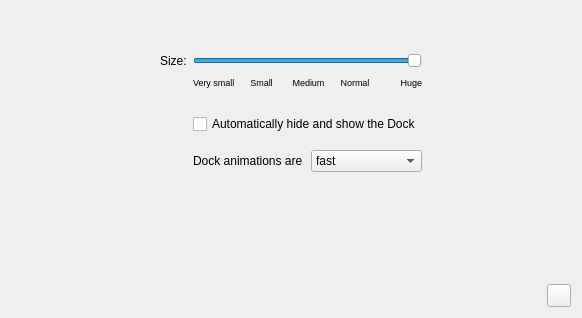
<?xml version="1.0" encoding="UTF-8"?>
<ui version="4.0">
 <class>dockFrm</class>
 <widget class="QWidget" name="dockFrm">
  <property name="geometry">
   <rect>
    <x>0</x>
    <y>0</y>
    <width>582</width>
    <height>318</height>
   </rect>
  </property>
  <property name="windowTitle">
   <string>Form</string>
  </property>
  <layout class="QGridLayout" name="gridLayout">
   <item row="0" column="2">
    <spacer name="verticalSpacer_2">
     <property name="orientation">
      <enum>Qt::Vertical</enum>
     </property>
     <property name="sizeType">
      <enum>QSizePolicy::Fixed</enum>
     </property>
     <property name="sizeHint" stdset="0">
      <size>
       <width>20</width>
       <height>40</height>
      </size>
     </property>
    </spacer>
   </item>
   <item row="1" column="0">
    <spacer name="horizontalSpacer_2">
     <property name="orientation">
      <enum>Qt::Horizontal</enum>
     </property>
     <property name="sizeHint" stdset="0">
      <size>
       <width>128</width>
       <height>20</height>
      </size>
     </property>
    </spacer>
   </item>
   <item row="1" column="1">
    <widget class="QLabel" name="label">
     <property name="text">
      <string>Size:</string>
     </property>
    </widget>
   </item>
   <item row="1" column="2">
    <widget class="QSlider" name="dockSizeSld">
     <property name="minimum">
      <number>30</number>
     </property>
     <property name="maximum">
      <number>100</number>
     </property>
     <property name="value">
      <number>100</number>
     </property>
     <property name="orientation">
      <enum>Qt::Horizontal</enum>
     </property>
    </widget>
   </item>
   <item row="1" column="3">
    <spacer name="horizontalSpacer_3">
     <property name="orientation">
      <enum>Qt::Horizontal</enum>
     </property>
     <property name="sizeHint" stdset="0">
      <size>
       <width>128</width>
       <height>20</height>
      </size>
     </property>
    </spacer>
   </item>
   <item row="2" column="2">
    <layout class="QHBoxLayout" name="horizontalLayout_2">
     <item>
      <widget class="QLabel" name="label_2">
       <property name="font">
        <font>
         <pointsize>7</pointsize>
        </font>
       </property>
       <property name="text">
        <string>Very small</string>
       </property>
      </widget>
     </item>
     <item>
      <widget class="QLabel" name="label_3">
       <property name="font">
        <font>
         <pointsize>7</pointsize>
        </font>
       </property>
       <property name="text">
        <string>Small</string>
       </property>
       <property name="alignment">
        <set>Qt::AlignCenter</set>
       </property>
      </widget>
     </item>
     <item>
      <widget class="QLabel" name="label_4">
       <property name="font">
        <font>
         <pointsize>7</pointsize>
        </font>
       </property>
       <property name="text">
        <string>Medium</string>
       </property>
       <property name="alignment">
        <set>Qt::AlignCenter</set>
       </property>
      </widget>
     </item>
     <item>
      <widget class="QLabel" name="label_5">
       <property name="font">
        <font>
         <pointsize>7</pointsize>
        </font>
       </property>
       <property name="text">
        <string>Normal</string>
       </property>
       <property name="alignment">
        <set>Qt::AlignCenter</set>
       </property>
      </widget>
     </item>
     <item>
      <widget class="QLabel" name="label_6">
       <property name="font">
        <font>
         <pointsize>7</pointsize>
        </font>
       </property>
       <property name="text">
        <string>Huge</string>
       </property>
       <property name="alignment">
        <set>Qt::AlignRight|Qt::AlignTrailing|Qt::AlignVCenter</set>
       </property>
      </widget>
     </item>
    </layout>
   </item>
   <item row="3" column="2">
    <spacer name="verticalSpacer_3">
     <property name="orientation">
      <enum>Qt::Vertical</enum>
     </property>
     <property name="sizeType">
      <enum>QSizePolicy::Fixed</enum>
     </property>
     <property name="sizeHint" stdset="0">
      <size>
       <width>20</width>
       <height>20</height>
      </size>
     </property>
    </spacer>
   </item>
   <item row="4" column="2">
    <widget class="QCheckBox" name="showHideChk">
     <property name="text">
      <string>Automatically hide and show the Dock</string>
     </property>
    </widget>
   </item>
   <item row="5" column="2">
    <spacer name="verticalSpacer_4">
     <property name="orientation">
      <enum>Qt::Vertical</enum>
     </property>
     <property name="sizeType">
      <enum>QSizePolicy::Fixed</enum>
     </property>
     <property name="sizeHint" stdset="0">
      <size>
       <width>20</width>
       <height>10</height>
      </size>
     </property>
    </spacer>
   </item>
   <item row="6" column="2">
    <layout class="QHBoxLayout" name="horizontalLayout_3">
     <item>
      <widget class="QLabel" name="label_7">
       <property name="text">
        <string>Dock animations are</string>
       </property>
      </widget>
     </item>
     <item>
      <widget class="QComboBox" name="animSpeedCmb">
       <item>
        <property name="text">
         <string>fast</string>
        </property>
       </item>
       <item>
        <property name="text">
         <string>slow</string>
        </property>
       </item>
      </widget>
     </item>
    </layout>
   </item>
   <item row="7" column="2">
    <spacer name="verticalSpacer">
     <property name="orientation">
      <enum>Qt::Vertical</enum>
     </property>
     <property name="sizeHint" stdset="0">
      <size>
       <width>20</width>
       <height>73</height>
      </size>
     </property>
    </spacer>
   </item>
   <item row="8" column="0" colspan="4">
    <layout class="QHBoxLayout" name="horizontalLayout">
     <item>
      <spacer name="horizontalSpacer">
       <property name="orientation">
        <enum>Qt::Horizontal</enum>
       </property>
       <property name="sizeHint" stdset="0">
        <size>
         <width>518</width>
         <height>20</height>
        </size>
       </property>
      </spacer>
     </item>
     <item>
      <widget class="AmeHelpButton" name="helpBtn"/>
     </item>
    </layout>
   </item>
  </layout>
 </widget>
 <customwidgets>
  <customwidget>
   <class>AmeHelpButton</class>
   <extends>QToolButton</extends>
   <header>HelpButton</header>
  </customwidget>
 </customwidgets>
 <resources>
  <include location="../syspref.qrc"/>
 </resources>
 <connections/>
</ui>
